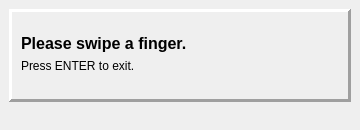
<ui version="4.0" >
 <class>IdentifierWindow</class>
 <widget class="QMainWindow" name="IdentifierWindow" >
  <property name="geometry" >
   <rect>
    <x>0</x>
    <y>0</y>
    <width>360</width>
    <height>130</height>
   </rect>
  </property>
  <property name="sizePolicy" >
   <sizepolicy vsizetype="Fixed" hsizetype="Fixed" >
    <horstretch>0</horstretch>
    <verstretch>0</verstretch>
   </sizepolicy>
  </property>
  <property name="minimumSize" >
   <size>
    <width>360</width>
    <height>130</height>
   </size>
  </property>
  <property name="windowTitle" >
   <string>Fingerprint Identifier</string>
  </property>
  <property name="windowIcon" >
   <iconset resource="widget-res.qrc" >
    <normaloff>:/new/prefix1/res/gnome-user-interface.png</normaloff>:/new/prefix1/res/gnome-user-interface.png</iconset>
  </property>
  <property name="animated" >
   <bool>false</bool>
  </property>
  <widget class="QWidget" name="centralwidget" >
   <layout class="QHBoxLayout" >
    <item>
     <widget class="QFrame" name="frame" >
      <property name="frameShape" >
       <enum>QFrame::Panel</enum>
      </property>
      <property name="frameShadow" >
       <enum>QFrame::Raised</enum>
      </property>
      <property name="lineWidth" >
       <number>3</number>
      </property>
      <layout class="QHBoxLayout" >
       <item>
        <layout class="QVBoxLayout" >
         <item>
          <widget class="QLabel" name="label" >
           <property name="font" >
            <font>
             <pointsize>12</pointsize>
             <weight>75</weight>
             <bold>true</bold>
            </font>
           </property>
           <property name="text" >
            <string>Please swipe a finger.</string>
           </property>
           <property name="alignment" >
            <set>Qt::AlignBottom|Qt::AlignLeading|Qt::AlignLeft</set>
           </property>
          </widget>
         </item>
         <item>
          <widget class="QLabel" name="escLabel" >
           <property name="text" >
            <string>Press ENTER to exit.</string>
           </property>
           <property name="alignment" >
            <set>Qt::AlignLeading|Qt::AlignLeft|Qt::AlignTop</set>
           </property>
          </widget>
         </item>
        </layout>
       </item>
       <item>
        <spacer>
         <property name="orientation" >
          <enum>Qt::Horizontal</enum>
         </property>
         <property name="sizeHint" stdset="0" >
          <size>
           <width>40</width>
           <height>20</height>
          </size>
         </property>
        </spacer>
       </item>
       <item>
        <widget class="QLabel" name="animationLabel" >
         <property name="sizePolicy" >
          <sizepolicy vsizetype="Fixed" hsizetype="Fixed" >
           <horstretch>0</horstretch>
           <verstretch>0</verstretch>
          </sizepolicy>
         </property>
         <property name="minimumSize" >
          <size>
           <width>40</width>
           <height>71</height>
          </size>
         </property>
         <property name="maximumSize" >
          <size>
           <width>40</width>
           <height>71</height>
          </size>
         </property>
         <property name="text" >
          <string/>
         </property>
         <property name="pixmap" >
          <pixmap resource="widget-res.qrc" >:/new/prefix1/res/Animation.gif</pixmap>
         </property>
        </widget>
       </item>
      </layout>
     </widget>
    </item>
   </layout>
  </widget>
  <widget class="QStatusBar" name="statusbar" >
   <property name="toolTip" >
    <string/>
   </property>
   <property name="statusTip" >
    <string/>
   </property>
   <property name="sizeGripEnabled" >
    <bool>false</bool>
   </property>
  </widget>
 </widget>
 <resources>
  <include location="widget-res.qrc" />
 </resources>
 <connections/>
</ui>
